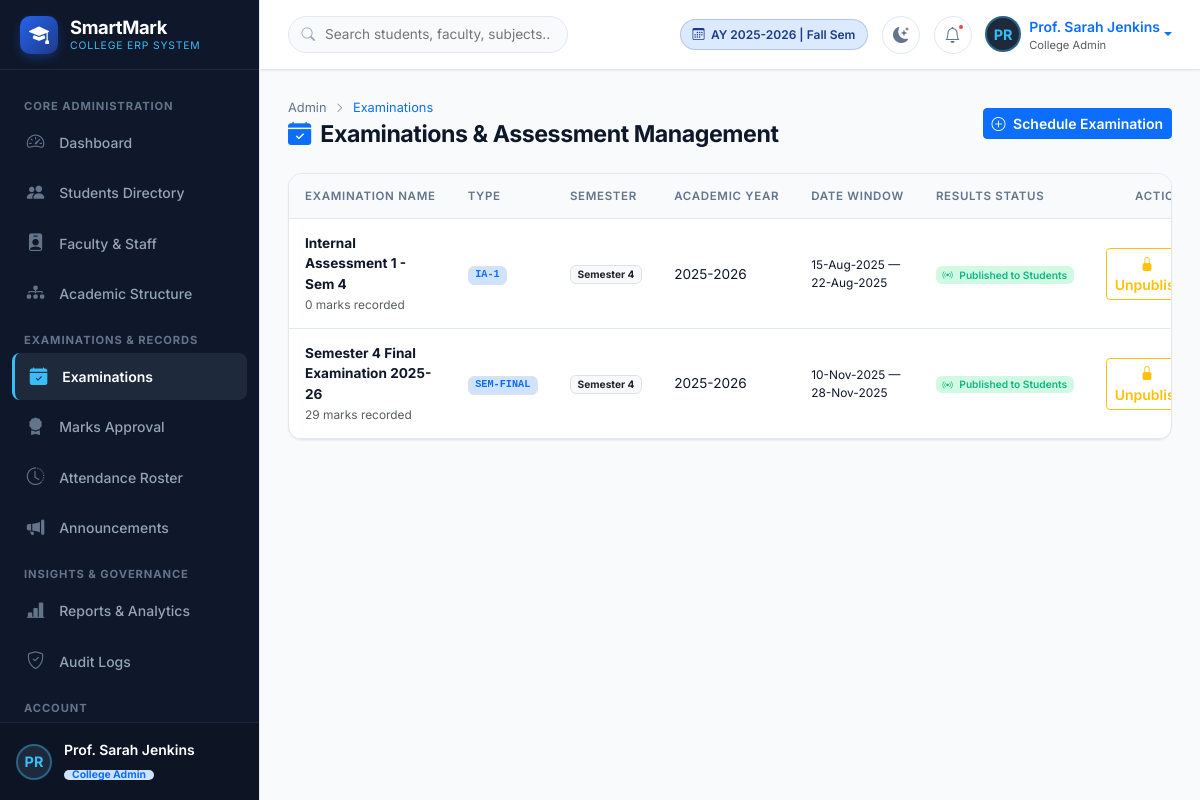
Screenshot of /admin/examinations (signed in) with the database file from the repository.
### models/user.py (models this page shows, shortened)
class User(UserMixin, db.Model):
    __tablename__ = 'users'
    id = db.Column(db.Integer, primary_key=True)
    username = db.Column(db.String(64), unique=True, index=True, nullable=False)
    email = db.Column(db.String(120), unique=True, index=True, nullable=True)
    password_hash = db.Column(db.String(256), nullable=False)
    role = db.Column(db.String(20), nullable=False, default='student') # 'super_admin', 'admin', 'faculty', 'student', 'parent'
    full_name = db.Column(db.String(100), nullable=True)
    avatar_url = db.Column(db.String(255), nullable=True)
    is_active_account = db.Column(db.Boolean, default=True)
    created_at = db.Column(db.DateTime, default=datetime.utcnow)
    last_login = db.Column(db.DateTime)
    student = db.relationship('Student', backref='user', uselist=False, cascade='all, delete-orphan')
    faculty = db.relationship('Faculty', backref='user', uselist=False, cascade='all, delete-orphan')
    parent_links = db.relationship('ParentStudent', backref='parent_user', foreign_keys='ParentStudent.parent_user_id', lazy='dynamic')
    audit_logs = db.relationship('AuditLog', backref='user', lazy='dynamic')
    @property
    def is_active(self):
        return self.is_active_account
    def has_role(self, *roles):
        if self.role == 'super_admin' and 'admin' in roles:
            return True
        return self.role in roles
    @property
    def display_role(self):
        role_map = {
            'super_admin': 'Super Admin',
            'admin': 'College Admin',
            'faculty': 'Faculty Member',
            'student': 'Student',
            'parent': 'Parent / Guardian'
        }
        return role_map.get(self.role, self.role.capitalize())

### models/core.py (models this page shows, shortened)
class Examination(db.Model):
    __tablename__ = 'examinations'
    id = db.Column(db.Integer, primary_key=True)
    exam_type_id = db.Column(db.Integer, db.ForeignKey('exam_types.id'), nullable=False)
    name = db.Column(db.String(100), nullable=False)
    academic_year_id = db.Column(db.Integer, db.ForeignKey('academic_years.id'), nullable=False)
    semester = db.Column(db.Integer, nullable=False, default=1)
    start_date = db.Column(db.Date, nullable=True)
    end_date = db.Column(db.Date, nullable=True)
    status = db.Column(db.String(20), default='Scheduled') # Scheduled, In Progress, Completed, Published
    is_published = db.Column(db.Boolean, default=False)
    published_at = db.Column(db.DateTime, nullable=True)
    created_at = db.Column(db.DateTime, default=datetime.utcnow)
    marks = db.relationship('Mark', backref='examination_rel', lazy='dynamic')

class ExamType(db.Model):
    __tablename__ = 'exam_types'
    id = db.Column(db.Integer, primary_key=True)
    name = db.Column(db.String(50), unique=True, nullable=False) # 'Internal Assessment 1', 'Model Examination', 'Semester Examination'
    code = db.Column(db.String(20), unique=True, nullable=False) # 'IA-1', 'IA-2', 'MODEL', 'SEM'
    weightage_percent = db.Column(db.Float, default=20.0)
    description = db.Column(db.String(200), nullable=True)
    is_active = db.Column(db.Boolean, default=True)
    examinations = db.relationship('Examination', backref='exam_type_rel', lazy='dynamic')

class AcademicYear(db.Model):
    __tablename__ = 'academic_years'
    id = db.Column(db.Integer, primary_key=True)
    year_name = db.Column(db.String(20), unique=True, nullable=False) # e.g. "2025-2026"
    is_current = db.Column(db.Boolean, default=False)
    start_date = db.Column(db.Date, nullable=True)
    end_date = db.Column(db.Date, nullable=True)
    created_at = db.Column(db.DateTime, default=datetime.utcnow)
    semesters = db.relationship('Semester', backref='academic_year_rel', lazy='dynamic')
    examinations = db.relationship('Examination', backref='academic_year_rel', lazy='dynamic')

### app.py (the view)
@app.route('/admin/examinations')
@login_required
@admin_required
def admin_examinations():
    examinations = Examination.query.order_by(Examination.id.desc()).all()
    exam_types = ExamType.query.filter_by(is_active=True).all()
    academic_years = AcademicYear.query.all()
    return render_template(
        'admin/examinations.html',
        examinations=examinations,
        exam_types=exam_types,
        academic_years=academic_years
    )

### templates/admin/examinations.html (shortened to what this page needs)
{% extends "base.html" %}
{% block content %}
<div class="page-header">
    <div>
        <ul class="breadcrumb-custom">
            <li><a href="{{ url_for('admin_dashboard') }}">Admin</a></li>
            <li><i class="bi bi-chevron-right" style="font-size: 0.65rem;"></i></li>
            <li class="text-primary">Examinations</li>
        </ul>
        <h1 class="page-title">
            <i class="bi bi-calendar-check-fill text-primary"></i>
            Examinations & Assessment Management
        </h1>
    </div>
    <div class="d-flex gap-2">
        <button class="btn btn-primary btn-sm fw-semibold" data-bs-toggle="modal" data-bs-target="#createExamModal">
            <i class="bi bi-plus-circle me-1"></i> Schedule Examination
        </button>
    </div>
</div>
<div class="card card-custom overflow-hidden mb-4">
    <div class="table-responsive">
        <table class="table table-custom align-middle mb-0">
            <thead>
                <tr>
                    <th>Examination Name</th>
                    <th>Type</th>
                    <th>Semester</th>
                    <th>Academic Year</th>
                    <th>Date Window</th>
                    <th>Results Status</th>
                    <th class="text-end">Actions</th>
                </tr>
            </thead>
            <tbody>
                {% for e in examinations %}
                <tr>
                    <td>
                        <div class="fw-bold text-main">{{ e.name }}</div>
                        <small class="text-muted">{{ e.marks.count() }} marks recorded</small>
                    </td>
                    <td>
                        <span class="badge bg-primary-subtle text-primary border font-monospace">
                            {{ e.exam_type_rel.code if e.exam_type_rel else 'EXAM' }}
                        </span>
                    </td>
                    <td><span class="badge bg-light text-dark border">Semester {{ e.semester }}</span></td>
                    <td>{{ e.academic_year_rel.year_name if e.academic_year_rel else 'Active AY' }}</td>
                    <td>
                        <div class="small">
                            {{ e.start_date.strftime('%d-%b-%Y') if e.start_date else 'TBD' }}
                            &mdash;
                            {{ e.end_date.strftime('%d-%b-%Y') if e.end_date else 'TBD' }}
                        </div>
                    </td>
                    <td>
                        {% if e.is_published %}
                        <span class="badge badge-soft-success">
                            <i class="bi bi-broadcast me-1"></i> Published to Students
                        </span>
                        {% else %}
                        <span class="badge badge-soft-warning">
                            <i class="bi bi-lock-fill me-1"></i> Unpublished / Draft
                        </span>
                        {% endif %}
                    </td>
                    <td class="text-end">
                        <form method="POST" action="{{ url_for('admin_toggle_publish_exam', exam_id=e.id) }}" class="d-inline">
                            {% if e.is_published %}
                            <button type="submit" class="btn btn-outline-warning btn-sm fw-semibold" title="Lock & Unpublish Results">
                                <i class="bi bi-lock-fill me-1"></i> Unpublish
                            </button>
                            {% else %}
                            <button type="submit" class="btn btn-success btn-sm fw-semibold" title="Publish Official Results to Students">
                                <i class="bi bi-broadcast me-1"></i> Publish Results
                            </button>
                            {% endif %}
                        </form>
                    </td>
                </tr>
                {% else %}
                <tr><td colspan="7" class="text-center py-5 text-muted">No examinations scheduled yet.</td></tr>
                {% endfor %}
            </tbody>
        </table>
    </div>
</div>
{% endblock %}

### templates/base.html (shortened to what this page needs)
<!DOCTYPE html>
<html lang="en" data-bs-theme="light">
<head>
    <link href="https://cdn.jsdelivr.net/npm/bootstrap@5.3.2/dist/css/bootstrap.min.css" rel="stylesheet">
    <link rel="stylesheet" href="https://cdn.jsdelivr.net/npm/bootstrap-icons@1.11.3/font/bootstrap-icons.min.css">
    <link rel="stylesheet" href="{{ url_for('static', filename='css/style.css') }}">
</head>
<body>
    <div class="app-wrapper">
        {% if current_user.is_authenticated %}
        <aside class="app-sidebar">
            <div class="sidebar-header">
                <a href="{{ url_for('index') }}" class="sidebar-brand">
                    <div class="sidebar-brand-icon">
                        <i class="bi bi-mortarboard-fill"></i>
                    </div>
                    <div>
                        <div class="sidebar-brand-text">SmartMark</div>
                        <span class="sidebar-brand-tag">College ERP System</span>
                    </div>
                </a>
            </div>
            <div class="sidebar-content">
                {% if current_user.role in ['super_admin', 'admin'] %}
                <div class="sidebar-section-title">Core Administration</div>
                <a href="{{ url_for('admin_dashboard') }}" class="nav-link-custom {% if request.endpoint == 'admin_dashboard' %}active{% endif %}">
                    <i class="bi bi-speedometer2"></i> <span>Dashboard</span>
                </a>
                <a href="{{ url_for('admin_students') }}" class="nav-link-custom {% if 'student' in request.endpoint and request.endpoint != 'student_dashboard' %}active{% endif %}">
                    <i class="bi bi-people-fill"></i> <span>Students Directory</span>
                </a>
                <a href="{{ url_for('admin_faculty') }}" class="nav-link-custom {% if 'faculty' in request.endpoint and request.endpoint != 'faculty_dashboard' %}active{% endif %}">
                    <i class="bi bi-person-badge-fill"></i> <span>Faculty & Staff</span>
                </a>
                <a href="{{ url_for('admin_departments_courses') }}" class="nav-link-custom {% if request.endpoint == 'admin_departments_courses' %}active{% endif %}">
                    <i class="bi bi-diagram-3-fill"></i> <span>Academic Structure</span>
                </a>
                <div class="sidebar-section-title">Examinations & Records</div>
                <a href="{{ url_for('admin_examinations') }}" class="nav-link-custom {% if request.endpoint == 'admin_examinations' %}active{% endif %}">
                    <i class="bi bi-calendar-check-fill"></i> <span>Examinations</span>
                </a>
                <a href="{{ url_for('admin_marks_approval') }}" class="nav-link-custom {% if request.endpoint == 'admin_marks_approval' %}active{% endif %}">
                    <i class="bi bi-award-fill"></i> <span>Marks Approval</span>
                </a>
                <a href="{{ url_for('admin_attendance') }}" class="nav-link-custom {% if request.endpoint == 'admin_attendance' %}active{% endif %}">
                    <i class="bi bi-clock-history"></i> <span>Attendance Roster</span>
                </a>
                <a href="{{ url_for('admin_announcements') }}" class="nav-link-custom {% if request.endpoint == 'admin_announcements' %}active{% endif %}">
                    <i class="bi bi-megaphone-fill"></i> <span>Announcements</span>
                </a>
                <div class="sidebar-section-title">Insights & Governance</div>
                <a href="{{ url_for('admin_reports') }}" class="nav-link-custom {% if request.endpoint == 'admin_reports' %}active{% endif %}">
                    <i class="bi bi-bar-chart-line-fill"></i> <span>Reports & Analytics</span>
                </a>
                <a href="{{ url_for('admin_audit_logs') }}" class="nav-link-custom {% if request.endpoint == 'admin_audit_logs' %}active{% endif %}">
                    <i class="bi bi-shield-check"></i> <span>Audit Logs</span>
                </a>
                {% elif current_user.role == 'parent' %}
                <div class="sidebar-section-title">Parent Portal</div>
                <a href="{{ url_for('parent_dashboard') }}" class="nav-link-custom {% if request.endpoint == 'parent_dashboard' %}active{% endif %}">
                    <i class="bi bi-speedometer2"></i> <span>Ward Overview</span>
                </a>
                {% endif %}
                <div class="sidebar-section-title">Account</div>
                <a href="{{ url_for('user_profile') }}" class="nav-link-custom {% if request.endpoint == 'user_profile' %}active{% endif %}">
                </a>
            </div>
            <div class="sidebar-footer">
                <div class="user-snippet">
                    <div class="user-avatar-sm">
                        {{ (current_user.full_name or current_user.username)[:2].upper() }}
                    </div>
                    <div class="overflow-hidden">
                        <div class="text-white text-truncate fw-semibold small">{{ current_user.full_name or current_user.username }}</div>
                        <span class="badge bg-primary-subtle text-primary py-0 px-2" style="font-size: 0.65rem;">
                            {{ current_user.display_role }}
                        </span>
                    </div>
                </div>
            </div>
        </aside>
        {% endif %}
        <div class="app-main {% if not current_user.is_authenticated %}m-0{% endif %}">
            {% if current_user.is_authenticated %}
            <header class="app-topbar">
                <div class="topbar-left">
                    <form class="topbar-search-form d-none d-md-block" action="{{ url_for('admin_students') if current_user.role in ['admin', 'super_admin'] else '#' }}" method="GET">
                        <input type="text" name="q" class="topbar-search-input" placeholder="Search students, faculty, subjects..." value="{{ request.args.get('q', '') }}">
                    </form>
                </div>
                <div class="topbar-right">
                    <div class="academic-year-badge d-none d-sm-flex">
                        <i class="bi bi-calendar3"></i>
                        <span>AY 2025-2026 | Fall Sem</span>
                    </div>
                    <button class="topbar-btn" id="themeToggleBtn" title="Toggle Light/Dark Theme">
                    </button>
                    <div class="dropdown">
                        <button class="topbar-btn" data-bs-toggle="dropdown" aria-expanded="false" title="Notifications">
                            <i class="bi bi-bell"></i>
                            <span class="notification-pulse"></span>
                        </button>
                    </div>
                    <div class="dropdown">
                        <a href="#" class="d-flex align-items-center text-decoration-none dropdown-toggle" data-bs-toggle="dropdown">
                            <div class="user-avatar-sm me-2">
                                {{ (current_user.full_name or current_user.username)[:2].upper() }}
                            </div>
                            <div class="d-none d-lg-block text-start">
                                <div class="fw-semibold text-truncate small" style="max-width: 140px;">
                                    {{ current_user.full_name or current_user.username }}
                                </div>
                                <div class="text-muted" style="font-size: 0.7rem;">
                                    {{ current_user.display_role }}
                                </div>
                            </div>
                        </a>
                    </div>
                </div>
            </header>
            {% endif %}
            <main class="app-content">
                {% block content %}{% endblock %}
            </main>
        </div>
    </div>
</body>
</html>

### rows the page displays
User: full_name "PR", full_name "Prof. Sarah Jenkins", display_role "College Admin"
Examination: name "Internal Assessment 1 - Sem 4", marks.count "0", exam_type_rel "IA-1", semester "4", academic_year_rel "2025-2026", start_date "15-Aug-2025", end_date "22-Aug-2025", is_published True (drawn)
Examination: name "Semester 4 Final Examination 2025-26", marks.count "29", exam_type_rel "SEM-FINAL", semester "4", academic_year_rel "2025-2026", start_date "10-Nov-2025", end_date "28-Nov-2025", is_published True (drawn)
